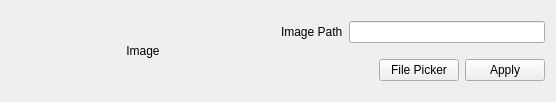
<?xml version="1.0" encoding="UTF-8"?>
<ui version="4.0">
 <class>SysOverviewObjectImageManagerWidget</class>
 <widget class="QWidget" name="SysOverviewObjectImageManagerWidget">
  <property name="geometry">
   <rect>
    <x>0</x>
    <y>0</y>
    <width>556</width>
    <height>102</height>
   </rect>
  </property>
  <property name="windowTitle">
   <string>Form</string>
  </property>
  <layout class="QHBoxLayout" name="horizontalLayout_3">
   <item>
    <widget class="QLabel" name="imageLabel">
     <property name="sizePolicy">
      <sizepolicy hsizetype="MinimumExpanding" vsizetype="MinimumExpanding">
       <horstretch>0</horstretch>
       <verstretch>0</verstretch>
      </sizepolicy>
     </property>
     <property name="layoutDirection">
      <enum>Qt::LeftToRight</enum>
     </property>
     <property name="text">
      <string>Image</string>
     </property>
     <property name="alignment">
      <set>Qt::AlignCenter</set>
     </property>
    </widget>
   </item>
   <item>
    <layout class="QVBoxLayout" name="verticalLayout">
     <item>
      <layout class="QHBoxLayout" name="horizontalLayout_2">
       <item>
        <widget class="QLabel" name="imagePathLbl">
         <property name="sizePolicy">
          <sizepolicy hsizetype="Maximum" vsizetype="Maximum">
           <horstretch>0</horstretch>
           <verstretch>0</verstretch>
          </sizepolicy>
         </property>
         <property name="text">
          <string>Image Path</string>
         </property>
        </widget>
       </item>
       <item>
        <widget class="QLineEdit" name="imagePathLineEdit"/>
       </item>
      </layout>
     </item>
     <item>
      <layout class="QHBoxLayout" name="horizontalLayout">
       <item>
        <spacer name="horizontalSpacer">
         <property name="orientation">
          <enum>Qt::Horizontal</enum>
         </property>
         <property name="sizeHint" stdset="0">
          <size>
           <width>40</width>
           <height>20</height>
          </size>
         </property>
        </spacer>
       </item>
       <item>
        <widget class="QPushButton" name="imagePickerBtn">
         <property name="sizePolicy">
          <sizepolicy hsizetype="Maximum" vsizetype="Fixed">
           <horstretch>0</horstretch>
           <verstretch>0</verstretch>
          </sizepolicy>
         </property>
         <property name="text">
          <string>File Picker</string>
         </property>
        </widget>
       </item>
       <item>
        <widget class="QPushButton" name="applyBtn">
         <property name="text">
          <string>Apply</string>
         </property>
        </widget>
       </item>
      </layout>
     </item>
    </layout>
   </item>
  </layout>
 </widget>
 <resources/>
 <connections/>
</ui>
